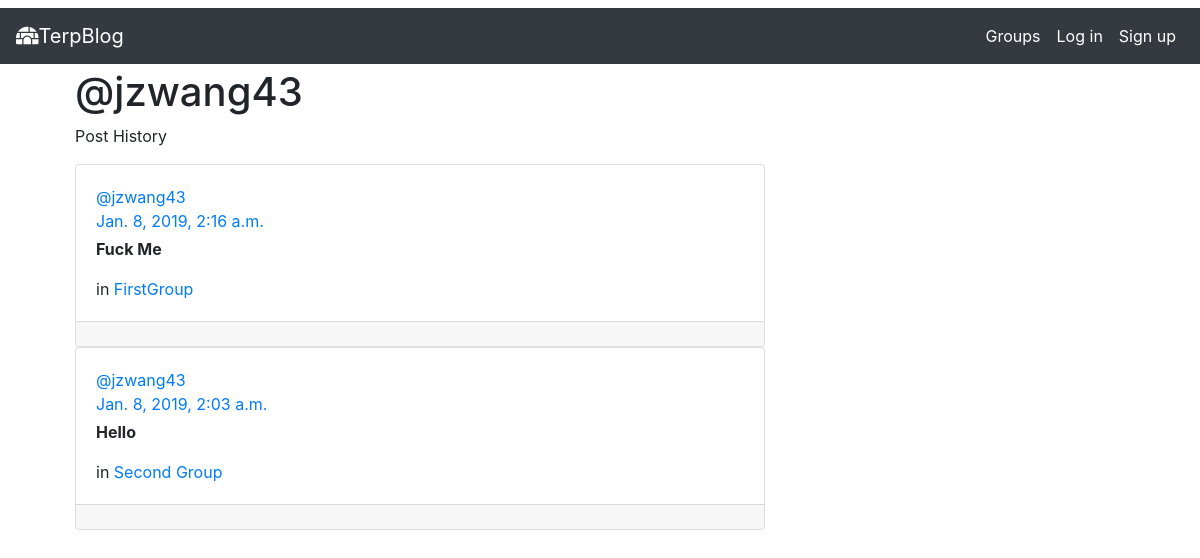
/posts/by/jzwang43/, run on the app's committed database.
### posts/models.py (models this page shows, shortened)
class Post(models.Model):
    user = models.ForeignKey(User, related_name="posts",
                             on_delete=models.CASCADE)
    created_at = models.DateTimeField(auto_now=True)
    message = models.TextField()
    message_html = models.TextField(editable=False)
    group = models.ForeignKey(
        Group, related_name="posts", null=True, blank=True, on_delete=models.CASCADE)
    class Meta:
        ordering = ["-created_at"]
        unique_together = ["user", "message"]

### groups/models.py (models this page shows, shortened)
class Group(models.Model):
    name = models.CharField(max_length=255, unique=True)
    slug = models.SlugField(allow_unicode=True, unique=True)
    description = models.TextField(blank=True, default='')
    description_html = models.TextField(editable=False, default='', blank=True)
    members = models.ManyToManyField(User, through="GroupMember")
    class Meta:
        ordering = ["name"]

### posts/views.py (the view)
# urls.py: path("by/<username>/", views.UserPosts.as_view(), name="for_user"),
class UserPosts(generic.ListView):
    model = models.Post
    template_name = "posts/user_post_list.html"
    def get_queryset(self):
        try:
            self.post_user = User.objects.prefetch_related("posts").get(
                username__iexact=self.kwargs.get("username")
            )
        except User.DoesNotExist:
            raise Http404
        else:
            return self.post_user.posts.all()
    def get_context_data(self, **kwargs):
        context = super().get_context_data(**kwargs)
        context["post_user"] = self.post_user
        return context

### posts/templates/posts/user_post_list.html
{% extends "posts/post_base.html" %}
{% block pre_post %}
<div class="col-md-4">
	<h1>@{{ post_user.username }}</h1>
	<p>Post History</p>
</div>
{% endblock %}
{% block post_content %}
<div class="col-md-8">
	{% for post in post_list %}
	{% include "posts/_post.html" %}
	{% empty %}
	<h2>No posts yet. <br>You can add post to any groups you want.</h2>
	{% endfor %}
</div>
{% endblock %}

### posts/templates/posts/_post.html (shortened to what this page needs)
<div class="card">
	<div class="card-body">
		<a href="{% url 'posts:for_user' username=post.user.username %}">@{{ post.user.username }}</a><br>
		<time class="time"><a href="{% url 'posts:single' username=post.user.username pk=post.pk %}">{{ post.created_at }}</a></time>
		<div class="pt-1"><strong>{{ post.message_html|safe }}</strong></div>
		{% if post.group %}
		<span class="group-name">in <a href="{% url 'groups:single' slug=post.group.slug %}">{{ post.group.name }}</a></span>
		{% endif %}
	</div>
	<div class="card-footer">
	</div>
</div>

### data on the page
Post: user.username "jzwang43", created_at "Jan. 8, 2019, 2:16 a.m.", message_html "Fuck Me", group.name "FirstGroup"
Post: user.username "jzwang43", created_at "Jan. 8, 2019, 2:03 a.m.", message_html "Hello", group.name "Second Group"

### other printed values
{{ post_user.username }} "jzwang43"
